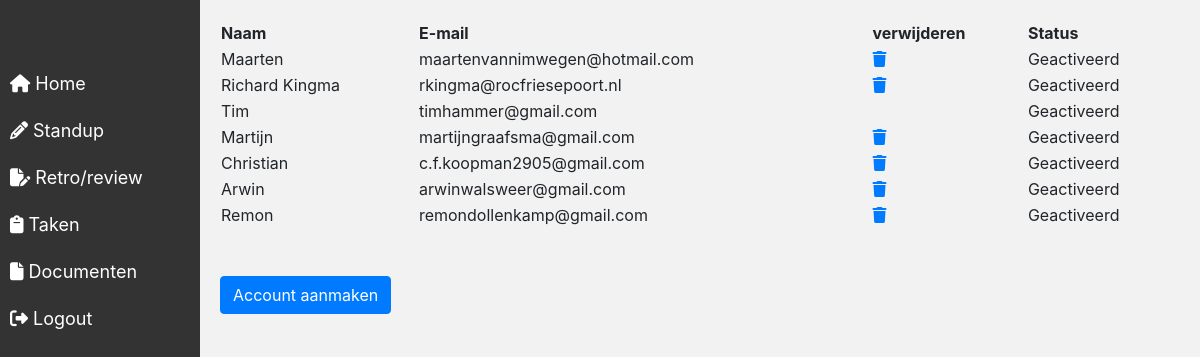
Screenshot of /Account-dashboard.php (signed in) with the database file from the repository.
### tables this page shows
CREATE TABLE `users` (
  `id` int(11) NOT NULL,
  `naam` varchar(50) NOT NULL,
  `email` varchar(75) NOT NULL,
  `password` varchar(250) DEFAULT NULL,
  `isActivated` int(1) NOT NULL DEFAULT 0,
  `role` int(1) NOT NULL,
  `activationCode` varchar(50) NOT NULL,
  `activatedOn` datetime DEFAULT NULL
);

### Account-dashboard.php (the view, shortened to what this page needs)
<!DOCTYPE html>
<html lang="nl">
<head>
</head>
<body>
    <div class="content">
        <?php
        include('sidebar.php');
        include "config/dbconn.php";
        $sql = "SELECT * FROM users";
        $result = $conn->query($sql);
        if ($result->num_rows > 0) {
            echo "
                <table>
                    <tr>
                        <th>Naam</th>
                        <th>E-mail</th>
                        <th>verwijderen</th>
                        <th>Status</th>
                    </tr>
            ";
        }
        foreach ($result as $row) {
            $id = $row['id'];
            if ($id != $_SESSION['id']) {
                echo '
                    <tr>
                        <td>' . $row["naam"] . '<input type="hidden" name="id[]" value="' . $row['id'] . '"></td>
                        <td>' . $row["email"] . '</td>
                        <td><a href="?userId=' . $id . '"> <i class="fa-solid fa-trash"></i></a></td>';
                        if ($row["isActivated"] == 1) {
                            echo '<td>Geactiveerd</td>';
                        } else {
                            echo '<td>Niet geactiveerd</td>';
                        }
                echo'
                    </tr>
                ';
            } else
                echo '<tr>
                        	<td>' . $row["naam"] . '<input type="hidden" name="id[]" value="' . $row['id'] . '"></td>
                            <td>' . $row["email"] . '</td>
                            <td></td>
                            <td>Geactiveerd</td>
                        </tr>
                    ';
        }
        echo "</table><br><br>";
        ?>
        <div class="p-10 toevoegknop bt">
            <a href="Account-toevoegen.php" class="btn btn-primary" role="button">Account aanmaken</a>
        </div>
    </div>
</body>
</html>

### Styles/Style.css (style rules this page uses)
.content { margin-left: 200px; padding: 20px; height: 100vh; display: flex; flex-direction: column; background-color: #f2f2f2; }

### rows the page displays
users: naam "Maarten", email "maartenvannimwegen@hotmail.com", isActivated "Geactiveerd"
users: naam "Richard Kingma", email "rkingma@rocfriesepoort.nl", isActivated "Geactiveerd"
users: naam "Tim", email "timhammer@gmail.com"
users: naam "Martijn", email "martijngraafsma@gmail.com", isActivated "Geactiveerd"
users: naam "Christian", email "c.f.koopman2905@gmail.com", isActivated "Geactiveerd"
users: naam "Arwin", email "arwinwalsweer@gmail.com", isActivated "Geactiveerd"
users: naam "Remon", email "remondollenkamp@gmail.com", isActivated "Geactiveerd"
